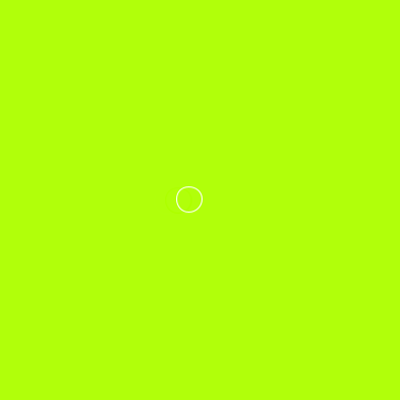
Frame 1 (no input)
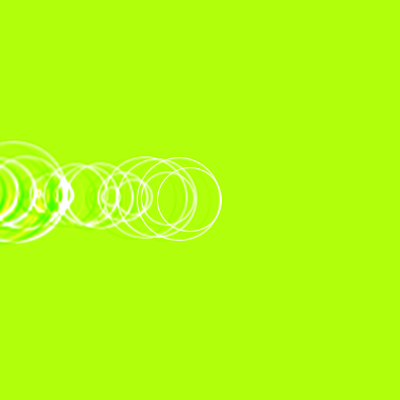
Frame 60 (the mouse pressed at the canvas centre just before this capture)
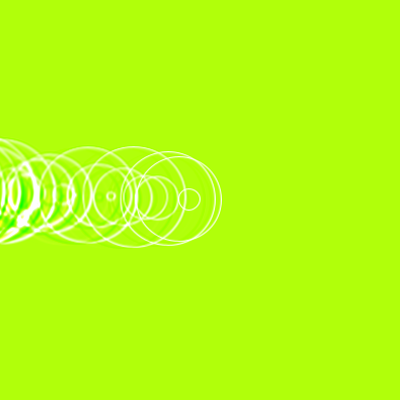
Frame 120 (the mouse held since frame 60 and released just before this capture)

The Processing sketch that drew these frames (run headless with seeded random() and noise(); from frame 60 on, the mouse is pressed at the canvas centre):

// Processing sketch: sketch_47
// ── sketch_47.pde
// episode 47 fun programming
// share your processing program with the world

void setup() {
  size(400, 400);
  background(#B1FF0A);
  noFill();
  smooth();
}
void draw() {
  if (random(100) > 120) {
    stroke(#B1FF0A);
  } else {
    stroke(#FFFFFF);
  }
  float r = random(100);
  ellipse(width/2, height/2, r, r);
  
  copy(10, 0, width, height, -3, -2, width + 5, height + 3);
}
